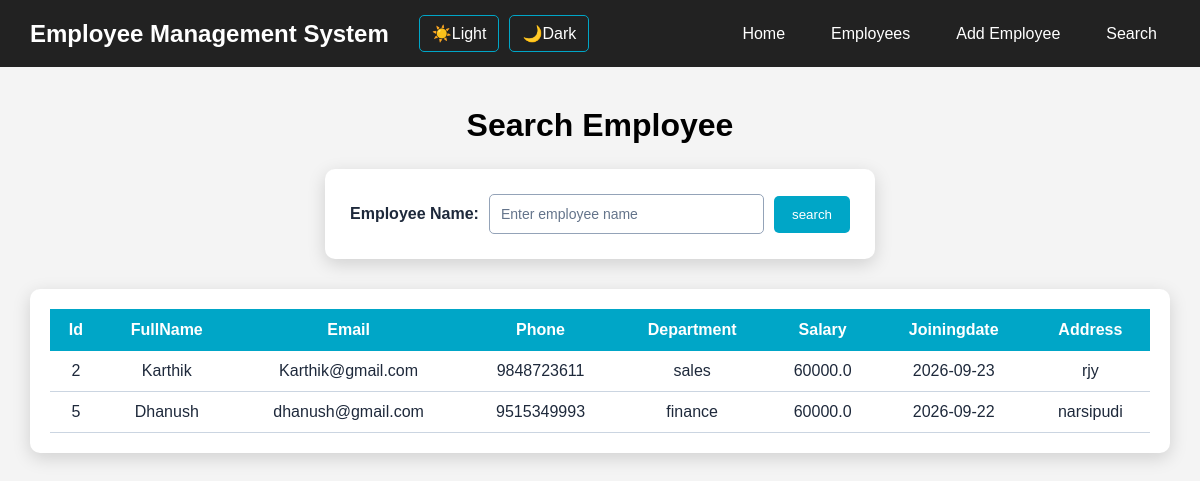
Screenshot of /search (signed in) with the database file from the repository.
### tables this page shows
CREATE TABLE employee (id INTEGER PRIMARY KEY AUTOINCREMENT,user_id INTEGER NOT NULL,name TEXT NOT NULL,
    email TEXT NOT NULL,phone TEXT NOT NULL,department TEXT NOT NULL,salary REAL NOT NULL,joiningdate TEXT NOT NULL,
    address TEXT NOT NULL);

### server.py (the view)
@app.route("/search", methods=["GET", "POST"])
def search_employee():
    if not login_required():
        return redirect("/login")
    search_name = ""
    if request.method == "POST":
        search_name = request.form.get("search_name", "").strip()
    connection = get_database_connection()
    cursor = connection.cursor()
    cursor.execute(
        """SELECT * FROM employee
           WHERE user_id = ? AND name LIKE ?
           ORDER BY id ASC""",
        (session["user_id"], "%" + search_name + "%")
    )
    employees = cursor.fetchall()
    connection.close()
    theme = request.cookies.get("theme", "light")
    return render_template(
        "search.html",
        employees=employees,
        search_name=search_name,
        theme=theme
    )

### server.py (called while the page is built)
def get_database_connection():
   connection=sqlite3.connect("users.db")
   connection.row_factory=sqlite3.Row
   return connection

def login_required():
    return "user_id" in session

### Templates/search.html (shortened to what this page needs)
<!DOCTYPE html>
<html lang="en">
<head>
</head>
<body class="{{theme}}">
    <nav class="navbar">
       <div class="logo">
            Employee Management System
       </div>
       <div class="theme-buttons">
                <a href="/set-theme/light">☀️Light</a>
                <a href="/set-theme/dark">🌙Dark</a>
        </div>
        <ul class="nav-links">
            <li>
                <a href="/">Home</a>
            </li>
            <li>
                <a href="/employees">Employees</a>
            </li>
            <li>
                <a href="/add-employee">Add Employee</a>
            </li>
            <li>
                <a href="/search">Search</a>
            </li>
        </ul>
    </nav>
    <h1>Search Employee</h1>
    <div class="search-box">
       <form action="/search" method="post" >
        <label>Employee Name:</label>
        <input type="text" name="search_name" placeholder="Enter employee name"
           value="{{search_name}}" required>
           <button type="submit">search</button>
       </form>
    </div>
    {% if employees %}
    <div class="result">
        <table>
            <tr>
                <th>Id</th>
                <th>FullName</th>
                <th>Email</th>
                <th>Phone</th>
                <th>Department</th>
                <th>Salary</th>
                <th>Joiningdate</th>
                <th>Address</th>
            </tr>
            {% for employee in employees %}
            <tr>
                <td>{{employee[0]}}</td>
                <td>{{employee[2]}}</td>
                <td>{{employee[3]}}</td>
                <td>{{employee[4]}}</td>
                <td>{{employee[5]}}</td>
                <td>{{employee[6]}}</td>
                <td>{{employee[7]}}</td>
                 <td>{{employee[8]}}</td>
            </tr>
            {% endfor %}
        </table>
    </div>
    {% elif search_name %}
    <p class="no-result">
        No employee found with the name "{{search_name}}"
    </p>
    {% endif %}
</body>
</html>

### Templates/search.html (style rules this page uses)
* { margin: 0; padding: 0; box-sizing: border-box; }
body { font-family: Arial, sans-serif; }
body.light { background-color: #f4f4f4; color: black; }
body.light .search-box { background-color: #ffffff; color: #1e293b; }
body.light .result { background-color: #ffffff; color: #1e293b; }
body.light input { background-color: #ffffff; color: #1e293b; border: 1px solid #94a3b8; }
body.light input::placeholder { color: #64748b; }
body.light td { border-bottom: 1px solid #cbd5e1; }
.navbar { background-color: #222; padding: 15px 30px; display: flex; align-items: center; justify-content: space-between; }
.logo { color: white; font-size: 24px; font-weight: bold; }
.nav-links { display: flex; list-style: none; gap: 20px; margin-left: auto; }
.nav-links li a { color: white; text-decoration: none; padding: 9px 13px; border-radius: 5px; font-size: 16px; transition: 0.3s; }
.theme-buttons { display: flex; gap: 10px; margin-left: 30px; }
.theme-buttons a { color: white; text-decoration: none; padding: 8px 12px; border-radius: 5px; border: 1px solid #00a6c7; font-size: 16px; }
h1 { text-align: center; margin-top: 40px; margin-bottom: 25px; }
.search-box { width: 550px; max-width: 90%; margin: 0 auto; padding: 25px; border-radius: 10px; box-shadow: 0 5px 18px rgba(0, 0, 0, 0.15); }
.search-box form { display: flex; align-items: center; gap: 10px; }
.search-box label { font-weight: bold; white-space: nowrap; }
.search-box input { flex: 1; padding: 11px; border-radius: 5px; outline: none; font-size: 14px; }
.search-box button { background-color: #00a6c7; color: white; border: none; padding: 11px 18px; border-radius: 5px; cursor: pointer; }
.result { width: 95%; margin: 30px auto; padding: 20px; border-radius: 10px; overflow-x: auto; box-shadow: 0 5px 18px rgba(0, 0, 0, 0.15); }
table { width: 100%; border-collapse: collapse; text-align: center; }
th { background-color: #00a6c7; color: white; padding: 12px; }
td { padding: 11px; }

### rows the page displays
employee: id "2", name "Karthik", email "Karthik@gmail.com", phone "9848723611", department "sales", salary "60000.0", joiningdate "2026-09-23", address "rjy"
employee: id "5", name "Dhanush", email "dhanush@gmail.com", phone "9515349993", department "finance", salary "60000.0", joiningdate "2026-09-22", address "narsipudi"
